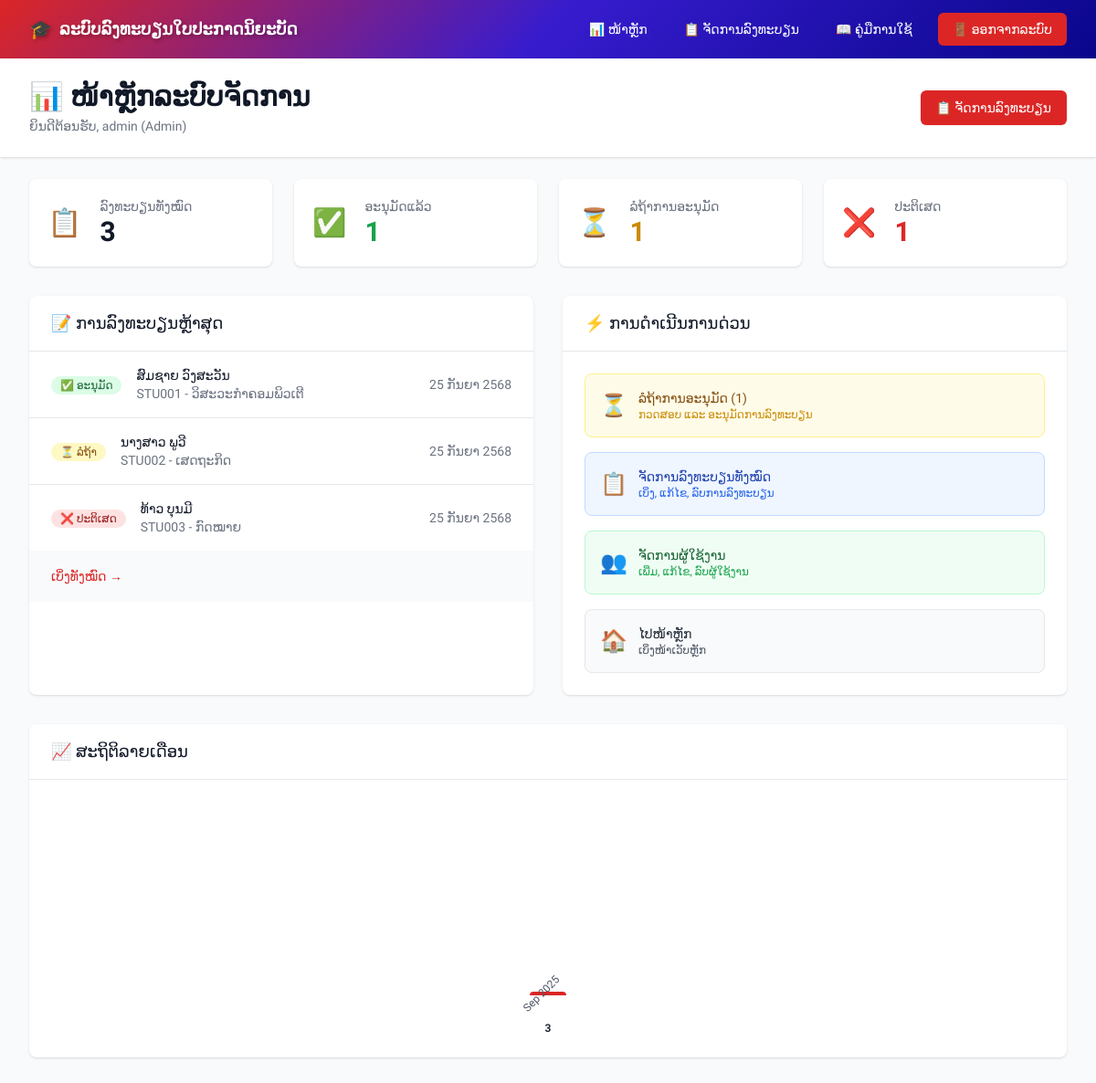
Page /admin/dashboard.php (signed in) on the committed database.
### tables this page shows
CREATE TABLE IF NOT EXISTS registrations (
    id INT AUTO_INCREMENT PRIMARY KEY,
    student_code VARCHAR(50) NOT NULL UNIQUE COMMENT 'ລະຫັດນິສິດ',
    
     
    first_name VARCHAR(100) NOT NULL COMMENT 'ຊື່ (ພາສາລາວ)',
    first_name_en VARCHAR(100) NULL COMMENT 'ຊື່ (ພາສາອັງກິດ) - v2.0',
    last_name VARCHAR(100) NOT NULL COMMENT 'ນາມສະກຸນ (ພາສາລາວ)',
    last_name_en VARCHAR(100) NULL COMMENT 'ນາມສະກຸນ (ພາສາອັງກິດ) - v2.0',
    
     
    major VARCHAR(100) NOT NULL COMMENT 'ສາຂາວິຊາ',
    graduation_year YEAR NOT NULL COMMENT 'ປີຈົບການສຶກສາ',
    
     
    email VARCHAR(150) NOT NULL COMMENT 'ອີເມວ',
    phone VARCHAR(20) NOT NULL COMMENT 'ເບີໂທລະສັບ',
    
     
    profile_image VARCHAR(255) COMMENT 'ຮູບໂປຣໄຟລ໌',
    payment_proof VARCHAR(255) COMMENT 'ໃບຢັ້ງຢືນການຈ່າຍເງິນ',
    
     
    amount DECIMAL(10,2) DEFAULT 200000.00 COMMENT 'ຈຳນວນເງິນ (ກີບ) - v2.0',
    
     
    status ENUM('pending','approved','rejected') NOT NULL DEFAULT 'pending' COMMENT 'ສະຖານະການລົງທະບຽນ',
    created_at TIMESTAMP DEFAULT CURRENT_TIMESTAMP COMMENT 'ວັນທີ່ລົງທະບຽນ',
    
     
    INDEX idx_first_name_en (first_name_en),
    INDEX idx_last_name_en (last_name_en),
    INDEX idx_student_code (student_code),
    INDEX idx_email (email),
    INDEX idx_status (status)
);

### admin/dashboard.php (the view, shortened to what the rows shown need)
<?php
require_once '../config/database.php';
require_once '../includes/functions.php';
try {
    $stmt = $db->query("SELECT id, student_code, first_name, last_name, major, status, created_at
                        FROM registrations
                        ORDER BY created_at DESC
                        LIMIT 10");
    $recentRegistrations = $stmt->fetchAll();
} catch (Exception $e) {
    $stats = ['total_registrations' => 0, 'approved' => 0, 'pending' => 0, 'rejected' => 0];
    $recentRegistrations = [];
    $monthlyStats = [];
    error_log("Dashboard error: " . $e->getMessage());
}
include '../includes/header.php';
?>
<div class="min-h-screen bg-gray-50">
    <div class="bg-white shadow">
        <div class="max-w-7xl mx-auto py-6 px-4 sm:px-6 lg:px-8">
            <div class="md:flex md:items-center md:justify-between">
                <div class="flex-1 min-w-0">
                    <h1 class="text-2xl font-bold leading-7 text-gray-900 sm:text-3xl sm:truncate">
                        📊 ໜ້າຫຼັກລະບົບຈັດການ
                    </h1>
                </div>
            </div>
        </div>
    </div>
    <div class="max-w-7xl mx-auto py-6 sm:px-6 lg:px-8">
        <div class="grid grid-cols-1 lg:grid-cols-2 gap-8">
            <div class="bg-white shadow rounded-lg">
                <div class="overflow-hidden">
                    <?php if (!empty($recentRegistrations)): ?>
                    <ul class="divide-y divide-gray-200">
                        <?php foreach ($recentRegistrations as $registration): ?>
                        <li class="px-6 py-4">
                            <div class="flex items-center justify-between">
                                <div class="flex items-center">
                                    <div class="flex-shrink-0">
                                        <span class="inline-flex items-center px-2.5 py-0.5 rounded-full text-xs font-medium
                                            <?php
                                            switch ($registration['status']) {
                                                case 'approved': echo 'bg-green-100 text-green-800'; break;
                                                case 'pending': echo 'bg-yellow-100 text-yellow-800'; break;
                                                case 'rejected': echo 'bg-red-100 text-red-800'; break;
                                            }
                                            ?>">
                                            <?php
                                            switch ($registration['status']) {
                                                case 'approved': echo '✅ ອະນຸມັດ'; break;
                                                case 'pending': echo '⏳ ລໍຖ້າ'; break;
                                                case 'rejected': echo '❌ ປະຕິເສດ'; break;
                                            }
                                            ?>
                                        </span>
                                    </div>
                                    <div class="ml-4">
                                        <div class="text-sm font-medium text-gray-900">
                                            <?php echo htmlspecialchars($registration['first_name'] . ' ' . $registration['last_name']); ?>
                                        </div>
                                        <div class="text-sm text-gray-500">
                                            <?php echo htmlspecialchars($registration['student_code']); ?> -
                                            <?php echo htmlspecialchars($registration['major']); ?>
                                        </div>
                                    </div>
                                </div>
                                <div class="text-sm text-gray-500">
                                    <?php echo formatLaoDate($registration['created_at']); ?>
                                </div>
                            </div>
                        </li>
                        <?php endforeach; ?>
                    </ul>
                    <?php else: ?>
                    <div class="px-6 py-8 text-center text-gray-500">
                        ຍັງບໍ່ມີການລົງທະບຽນ
                    </div>
                    <?php endif; ?>
                </div>
            </div>
        </div>
    </div>
</div>
<?php include '../includes/footer.php'; ?>

### rows in the picture
registrations: status "✅ ອະນຸມັດ", first_name+last_name "ສົມຊາຍ ວົງສະວັນ", student_code "STU001", major "ວິສະວະກຳຄອມພິວເຕີ", created_at "25 ກັນຍາ 2568"
registrations: status "⏳ ລໍຖ້າ", first_name+last_name "ນາງສາວ ພູວີ", student_code "STU002", major "ເສດຖະກິດ", created_at "25 ກັນຍາ 2568"
registrations: status "❌ ປະຕິເສດ", first_name+last_name "ທ້າວ ບຸນມີ", student_code "STU003", major "ກົດໝາຍ", created_at "25 ກັນຍາ 2568"

### other values in the picture
$_SESSION['username'] "admin"
$_SESSION['user_role'] "Admin"
$stats['total_registrations'] "3"
$stats['approved'] "1"
$stats['pending'] "1"
$stats['rejected'] "1"
date('M Y', strtotime($stat['month'] . '-01')) "Sep 2025"
$stat['count'] "3"
